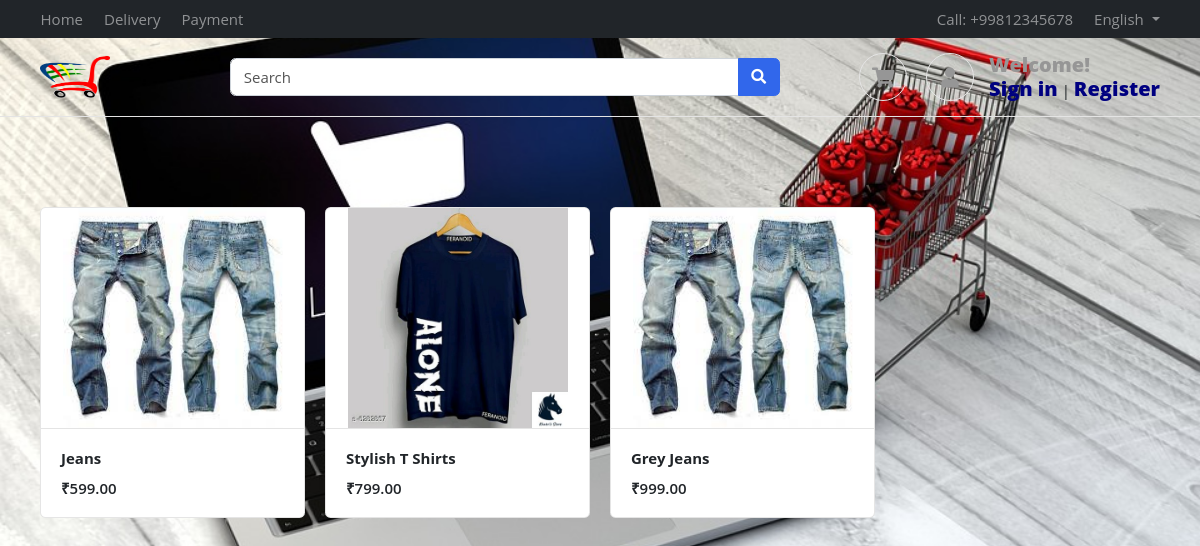
The page / on the database its author committed.
### products/models.py (models this page shows, shortened)
class Product(BaseModel):
    product_name=models.CharField(max_length=150)
    slug=models.SlugField(unique=True,null=True,blank=True)
    category=models.ForeignKey(Category,on_delete=models.CASCADE,related_name='products')
    price=models.IntegerField()
    product_description=models.TextField()
    color_variant = models.ManyToManyField(ColorVariant , blank=True)
    size_variant = models.ManyToManyField(SizeVariant , blank=True)

class ProductImage(BaseModel):
    product=models.ForeignKey(Product,on_delete=models.CASCADE,related_name='product_images')
    image=models.ImageField(upload_to="product")

### home/views.py (the view)
# urls.py: path('' , index , name="index"),
def index(request):
    context = {'products' : Product.objects.all()}
    return render(request , 'home/index.html' , context)

### templates/home/index.html
{% extends 'base/base.html' %}
{% block start %}
<div class="container mt-5 pt-5">
    <div class="row">
        {% for product in products %}
        <div class="col-md-3">
            <figure class="card card-product-grid">
                <div class="img-wrap"> <img src="/media/{{product.product_images.first.image}}"> </div>
                <figcaption class="info-wrap border-top">
                    <a href="{% url 'get_product' product.slug %}" class="title">
                        <b>{{product.product_name}}</b></a>
                    <div class="price mt-2">₹{{product.price}}.00</div>
                </figcaption>
            </figure>
        </div>
        {% endfor %}
    </div>
    </div>
{% endblock  %}

### public/static/css/ui.css (style rules this page uses)
html { font-family: 'Inter', sans-serif; font-size: 15px; }
.img-wrap { text-align: center; display: block; }
.img-wrap img { max-width: 100%; }
figure { margin-bottom: 0; }
.card .title { color: #212529; }
[class*='card-product'] a.title { color: #212529; display: block; }
[class*='card-product'] .img-wrap { overflow: hidden; position: relative; }
[class*='card-product'] .img-wrap img { height: 100%; max-width: 100%; width: auto; display: inline-block; object-fit: cover; }
.card-product-grid { margin-bottom: 20px; }
.card-product-grid .img-wrap { border-radius: 0.2rem 0.2rem 0 0; height: 220px; }
.card-product-grid .info-wrap { overflow: hidden; padding: 18px 20px; }
.card .img-wrap { overflow: hidden; }
.price { font-weight: 600; color: #212529; }
body { background: url('bgg.jpg'); background-repeat: no-repeat; background-size:cover; font-family: "Open Sans", sans-serif; }

### rows shown on the page
Product: product_images.first.image (picture), product_name "Jeans", price "599"
Product: product_images.first.image (picture), product_name "Stylish T Shirts", price "799"
Product: product_images.first.image (picture), product_name "Grey Jeans", price "999"
